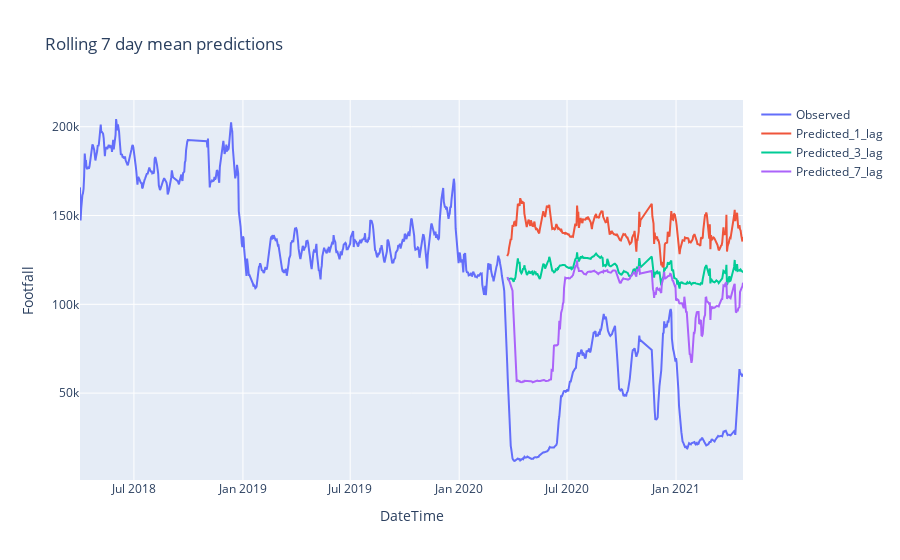

Notebook code for this chart:
### Markdown cell above
Plot predictions chart for 1,3 and 7 time lagged variables

### Code cell
fig = prediction_fig
fig.show()
fig.write_image(f"../images/Model2PredictionA.svg")

### Figure 1 — Plotly figure (JSON) as saved in the notebook; plotly's stock layout.template omitted (floating-point values rounded to 4 significant figures; data arrays with more than 128 entries replaced by an {"elided": "..."} marker saying what was removed)
{"data": [{"name": "Observed", "type": "scatter", "x": {"elided": "1048 str values"}, "y": {"elided": "1048 float values"}}, {"name": "Predicted_1_lag", "type": "scatter", "x": {"elided": "373 str values"}, "y": {"elided": "373 float values"}}, {"name": "Predicted_3_lag", "type": "scatter", "x": {"elided": "373 str values"}, "y": {"elided": "373 float values"}}, {"name": "Predicted_7_lag", "type": "scatter", "x": {"elided": "373 str values"}, "y": {"elided": "373 float values"}}], "layout": {"title": {"text": "Rolling 7 day mean predictions"}, "xaxis": {"anchor": "y", "domain": [0.0, 1.0], "title": {"text": "DateTime"}}, "yaxis": {"anchor": "x", "domain": [0.0, 1.0], "title": {"text": "Footfall"}}}}
